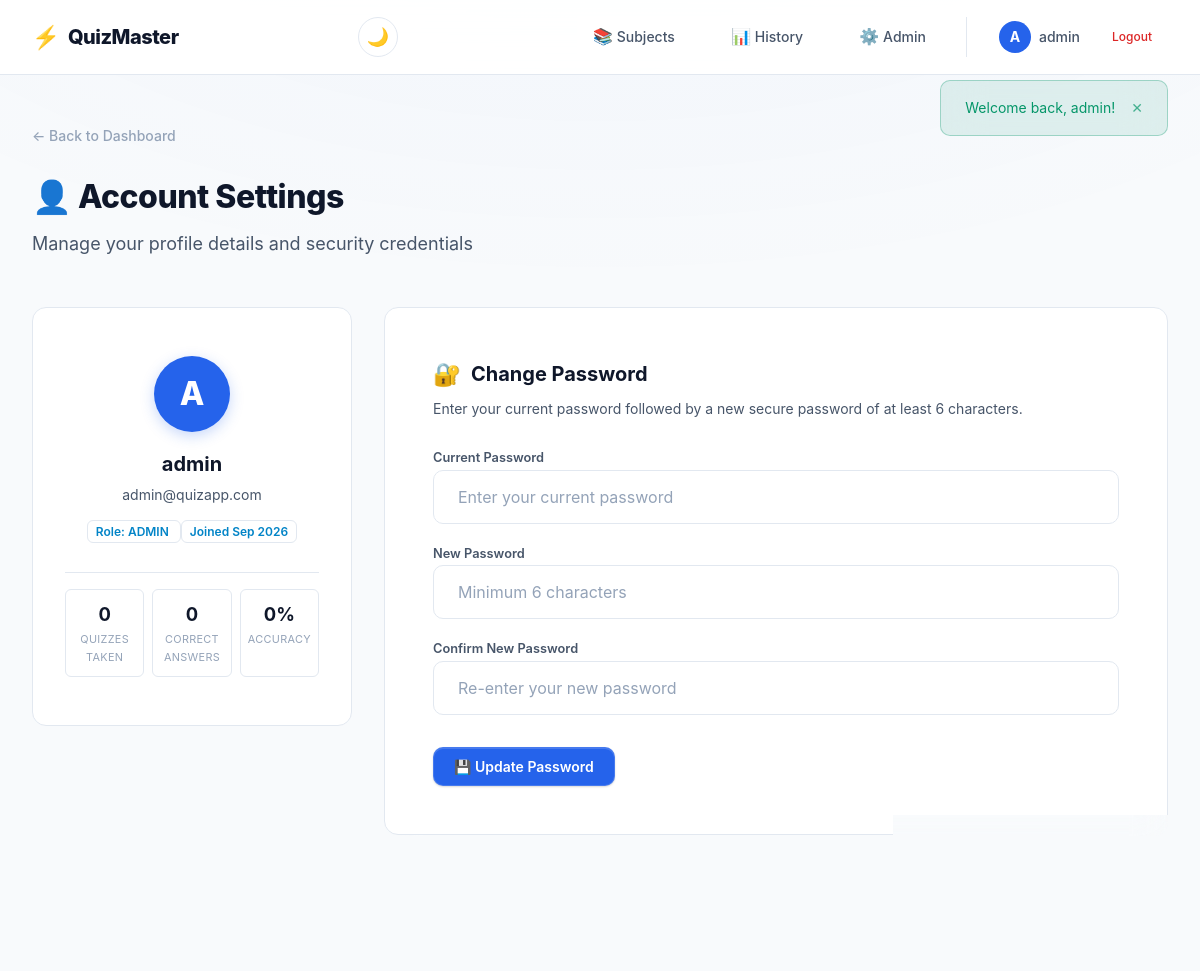
The app's page /profile.php (signed in) with its own data.
### tables this page shows
CREATE TABLE IF NOT EXISTS users (
    id INT AUTO_INCREMENT PRIMARY KEY,
    username VARCHAR(50) NOT NULL UNIQUE,
    email VARCHAR(100) NOT NULL UNIQUE,
    password_hash VARCHAR(255) NOT NULL,
    role ENUM('user', 'admin') DEFAULT 'user',
    created_at DATETIME DEFAULT CURRENT_TIMESTAMP
);

### includes/functions.php (called while the page is built, shortened)
<?php
function e(string $value): string {
    return htmlspecialchars($value, ENT_QUOTES, 'UTF-8');
}
function get_flash(): array {
    $messages = $_SESSION['flash'] ?? [];
    return $messages;
}
function is_logged_in(): bool {
    return isset($_SESSION['user_id']);
}
function is_admin(): bool {
    return isset($_SESSION['user_role']) && $_SESSION['user_role'] === 'admin';
}
function current_user(): ?array {
    return [
        'id'       => $_SESSION['user_id'],
        'username' => $_SESSION['username'],
        'role'     => $_SESSION['user_role']
    ];
}

### profile.php (the view, shortened to what this page needs)
<?php
require_once __DIR__ . '/includes/functions.php';
$db = getDB();
$current_user = current_user();
$stmt = $db->prepare("SELECT id, username, email, password_hash, role, created_at FROM users WHERE id = :id LIMIT 1");
$stmt->execute(['id' => $current_user['id']]);
$user_info = $stmt->fetch();
$stmt = $db->prepare("
    SELECT COUNT(*) AS total_quizzes,
           COALESCE(SUM(score), 0) AS total_score,
           COALESCE(SUM(total_questions), 0) AS total_questions
    FROM quiz_sessions
    WHERE user_id = :id AND completed_at IS NOT NULL
");
$stmt->execute(['id' => $user_info['id']]);
$user_stats = $stmt->fetch();
$total_quizzes = (int) ($user_stats['total_quizzes'] ?? 0);
$total_score   = (int) ($user_stats['total_score'] ?? 0);
$total_qs      = (int) ($user_stats['total_questions'] ?? 0);
$accuracy      = $total_qs > 0 ? round(($total_score / $total_qs) * 100) : 0;
require_once __DIR__ . '/includes/header.php';
?>
<a href="<?= BASE_URL ?>/dashboard.php" class="back-link">← Back to Dashboard</a>
<div class="page-header">
    <h1 class="page-title">👤 Account Settings</h1>
    <p class="page-subtitle">Manage your profile details and security credentials</p>
</div>
<div class="profile-layout">
    <div class="card profile-info-card">
        <div class="profile-avatar-large">
            <?= strtoupper(substr($user_info['username'], 0, 1)) ?>
        </div>
        <h2 class="profile-name"><?= e($user_info['username']) ?></h2>
        <p class="profile-email"><?= e($user_info['email']) ?></p>
        <div class="profile-badges" style="margin: 12px 0;">
            <span class="card-badge" style="background: var(--bg-glass); border: 1px solid var(--border-color); font-weight: 600;">
                Role: <?= strtoupper($user_info['role']) ?>
            </span>
            <span class="card-badge" style="background: var(--bg-glass); border: 1px solid var(--border-color);">
                Joined <?= date('M Y', strtotime($user_info['created_at'])) ?>
            </span>
        </div>
        <hr style="border: 0; border-top: 1px solid var(--border-color); margin: 16px 0; width: 100%;">
        <div class="profile-stats-grid">
            <div class="profile-stat-box">
                <span class="profile-stat-num"><?= $total_quizzes ?></span>
                <span class="profile-stat-lbl">Quizzes Taken</span>
            </div>
            <div class="profile-stat-box">
                <span class="profile-stat-num"><?= $total_score ?></span>
                <span class="profile-stat-lbl">Correct Answers</span>
            </div>
            <div class="profile-stat-box">
                <span class="profile-stat-num"><?= $accuracy ?>%</span>
                <span class="profile-stat-lbl">Accuracy</span>
            </div>
        </div>
    </div>
    <div class="card profile-security-card">
        <div style="display: flex; align-items: center; gap: 10px; margin-bottom: 6px;">
            <span style="font-size: 1.4rem;">🔐</span>
            <h2 style="font-size: var(--font-size-xl); font-weight: 700; color: var(--text-primary); margin: 0;">
                Change Password
            </h2>
        </div>
        <p style="color: var(--text-secondary); font-size: var(--font-size-sm); margin-bottom: var(--space-lg);">
            Enter your current password followed by a new secure password of at least 6 characters.
        </p>
        <form method="POST" action="" id="change-password-form">
            <div class="form-group" style="margin-bottom: var(--space-md);">
                <label class="admin-label" for="current_password">Current Password</label>
                <input type="password"
                       name="current_password"
                       id="current_password"
                       class="form-input"
                       placeholder="Enter your current password"
                       required
                       autocomplete="current-password">
            </div>
            <div class="form-group" style="margin-bottom: var(--space-md);">
                <label class="admin-label" for="new_password">New Password</label>
                <input type="password"
                       name="new_password"
                       id="new_password"
                       class="form-input"
                       placeholder="Minimum 6 characters"
                       minlength="6"
                       required
                       autocomplete="new-password">
            </div>
            <div class="form-group" style="margin-bottom: var(--space-xl);">
                <label class="admin-label" for="confirm_password">Confirm New Password</label>
                <input type="password"
                       name="confirm_password"
                       id="confirm_password"
                       class="form-input"
                       placeholder="Re-enter your new password"
                       minlength="6"
                       required
                       autocomplete="new-password">
            </div>
            <button type="submit" class="btn btn-primary">
                💾 Update Password
            </button>
        </form>
    </div>
</div>
<?php require_once __DIR__ . '/includes/footer.php'; ?>

### includes/header.php (shortened to what this page needs)
<?php
require_once __DIR__ . '/functions.php';
$user = current_user();
?>
<!DOCTYPE html>
<html lang="en">
<head>
    <link rel="stylesheet" href="<?= BASE_URL ?>/assets/css/style.css?v=<?= file_exists(__DIR__ . '/../assets/css/style.css') ? filemtime(__DIR__ . '/../assets/css/style.css') : '1.1' ?>">
</head>
<body class="<?= e($body_class ?? '') ?>">
    <nav class="navbar" id="main-navbar">
        <div class="nav-container">
            <a href="<?= BASE_URL ?>/dashboard.php" class="nav-brand">
                <span class="brand-icon">⚡</span>
                <span class="brand-text"><?= APP_NAME ?></span>
            </a>
            <button class="theme-toggle" id="theme-toggle" aria-label="Toggle theme" title="Toggle dark/light theme">
                <span class="icon-moon">🌙</span>
            </button>
            <?php if ($user): ?>
            <div class="nav-menu" id="nav-menu">
                <a href="<?= BASE_URL ?>/dashboard.php" class="nav-link">
                    <span class="nav-icon">📚</span> Subjects
                </a>
                <a href="<?= BASE_URL ?>/history.php" class="nav-link">
                    <span class="nav-icon">📊</span> History
                </a>
                <?php if (is_admin()): ?>
                <a href="<?= BASE_URL ?>/admin/index.php" class="nav-link">
                    <span class="nav-icon">⚙️</span> Admin
                </a>
                <?php endif; ?>
                <div class="nav-user">
                    <a href="<?= BASE_URL ?>/profile.php" class="nav-profile-link" title="My Account & Change Password">
                        <span class="nav-avatar"><?= strtoupper(substr($user['username'], 0, 1)) ?></span>
                        <span class="nav-username"><?= e($user['username']) ?></span>
                    </a>
                    <a href="<?= BASE_URL ?>/auth/logout.php" class="nav-link nav-logout">Logout</a>
                </div>
            </div>
            <?php endif; ?>
        </div>
    </nav>
    <?php $flashes = get_flash(); ?>
    <?php if (!empty($flashes)): ?>
    <div class="flash-container" id="flash-container">
        <?php foreach ($flashes as $flash): ?>
        <div class="flash flash-<?= e($flash['type']) ?>">
            <span class="flash-text"><?= e($flash['message']) ?></span>
            <button class="flash-close" onclick="this.parentElement.remove()">✕</button>
        </div>
        <?php endforeach; ?>
    </div>
    <?php endif; ?>
    <main class="main-content">

### records on screen
users: username "A", username "admin", email "admin@quizapp.com", role "ADMIN", created_at "Sep 2026"

### other values on screen
APP_NAME "QuizMaster"
$flash['message'] "Welcome back, admin!"
$total_quizzes "0"
$total_score "0"
$accuracy "0"
